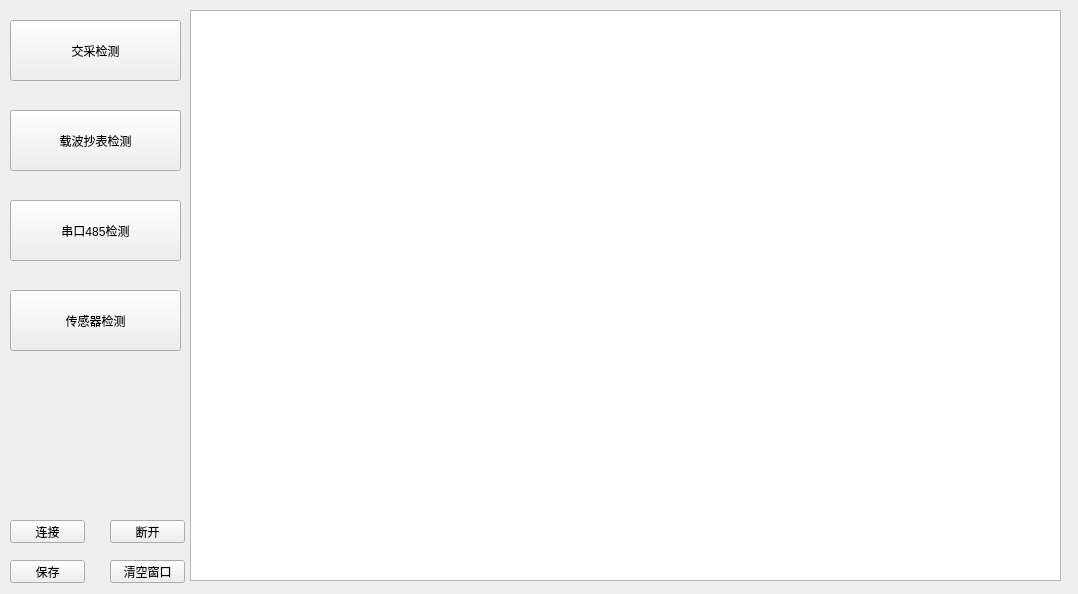
<?xml version="1.0" encoding="UTF-8"?>
<ui version="4.0">
 <class>Form</class>
 <widget class="QWidget" name="Form">
  <property name="geometry">
   <rect>
    <x>0</x>
    <y>0</y>
    <width>1078</width>
    <height>594</height>
   </rect>
  </property>
  <property name="windowTitle">
   <string>Form</string>
  </property>
  <widget class="QPushButton" name="pushButton">
   <property name="geometry">
    <rect>
     <x>10</x>
     <y>20</y>
     <width>171</width>
     <height>61</height>
    </rect>
   </property>
   <property name="text">
    <string>交采检测</string>
   </property>
  </widget>
  <widget class="QPushButton" name="pushButton_2">
   <property name="geometry">
    <rect>
     <x>10</x>
     <y>110</y>
     <width>171</width>
     <height>61</height>
    </rect>
   </property>
   <property name="text">
    <string>载波抄表检测</string>
   </property>
  </widget>
  <widget class="QPushButton" name="pushButton_3">
   <property name="geometry">
    <rect>
     <x>10</x>
     <y>200</y>
     <width>171</width>
     <height>61</height>
    </rect>
   </property>
   <property name="text">
    <string>串口485检测</string>
   </property>
  </widget>
  <widget class="QTextEdit" name="textEdit">
   <property name="geometry">
    <rect>
     <x>190</x>
     <y>10</y>
     <width>871</width>
     <height>571</height>
    </rect>
   </property>
   <property name="font">
    <font>
     <family>Calibri Light</family>
     <pointsize>24</pointsize>
    </font>
   </property>
   <property name="html">
    <string>&lt;!DOCTYPE HTML PUBLIC &quot;-//W3C//DTD HTML 4.0//EN&quot; &quot;http://www.w3.org/TR/REC-html40/strict.dtd&quot;&gt;
&lt;html&gt;&lt;head&gt;&lt;meta name=&quot;qrichtext&quot; content=&quot;1&quot; /&gt;&lt;style type=&quot;text/css&quot;&gt;
p, li { white-space: pre-wrap; }
&lt;/style&gt;&lt;/head&gt;&lt;body style=&quot; font-family:'Calibri Light'; font-size:24pt; font-weight:400; font-style:normal;&quot;&gt;
&lt;p style=&quot;-qt-paragraph-type:empty; margin-top:0px; margin-bottom:0px; margin-left:0px; margin-right:0px; -qt-block-indent:0; text-indent:0px;&quot;&gt;&lt;br /&gt;&lt;/p&gt;&lt;/body&gt;&lt;/html&gt;</string>
   </property>
  </widget>
  <widget class="QPushButton" name="pushButton_4">
   <property name="geometry">
    <rect>
     <x>110</x>
     <y>560</y>
     <width>75</width>
     <height>23</height>
    </rect>
   </property>
   <property name="text">
    <string>清空窗口</string>
   </property>
  </widget>
  <widget class="QPushButton" name="pushButton_5">
   <property name="geometry">
    <rect>
     <x>10</x>
     <y>560</y>
     <width>75</width>
     <height>23</height>
    </rect>
   </property>
   <property name="text">
    <string>保存</string>
   </property>
  </widget>
  <widget class="QPushButton" name="pushButton_6">
   <property name="geometry">
    <rect>
     <x>10</x>
     <y>520</y>
     <width>75</width>
     <height>23</height>
    </rect>
   </property>
   <property name="text">
    <string>连接</string>
   </property>
  </widget>
  <widget class="QPushButton" name="pushButton_7">
   <property name="geometry">
    <rect>
     <x>110</x>
     <y>520</y>
     <width>75</width>
     <height>23</height>
    </rect>
   </property>
   <property name="text">
    <string>断开</string>
   </property>
  </widget>
  <widget class="QPushButton" name="pushButton_8">
   <property name="geometry">
    <rect>
     <x>10</x>
     <y>290</y>
     <width>171</width>
     <height>61</height>
    </rect>
   </property>
   <property name="text">
    <string>传感器检测</string>
   </property>
  </widget>
 </widget>
 <resources/>
 <connections/>
</ui>
